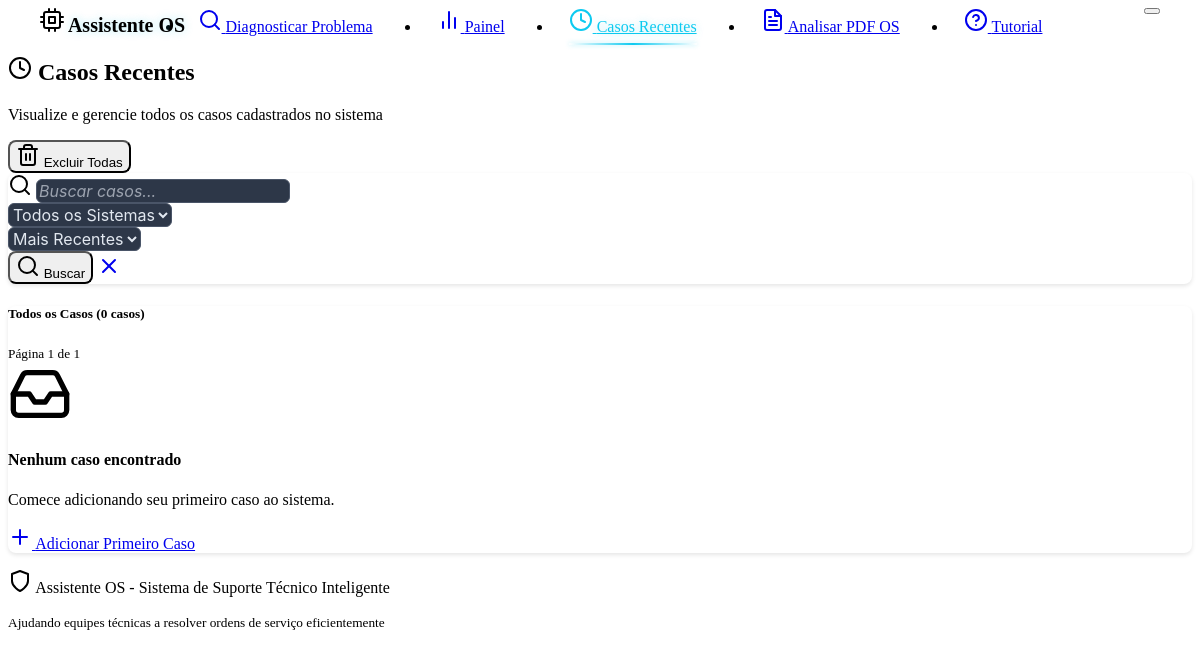
The page /recent-cases on the database as committed earlier.
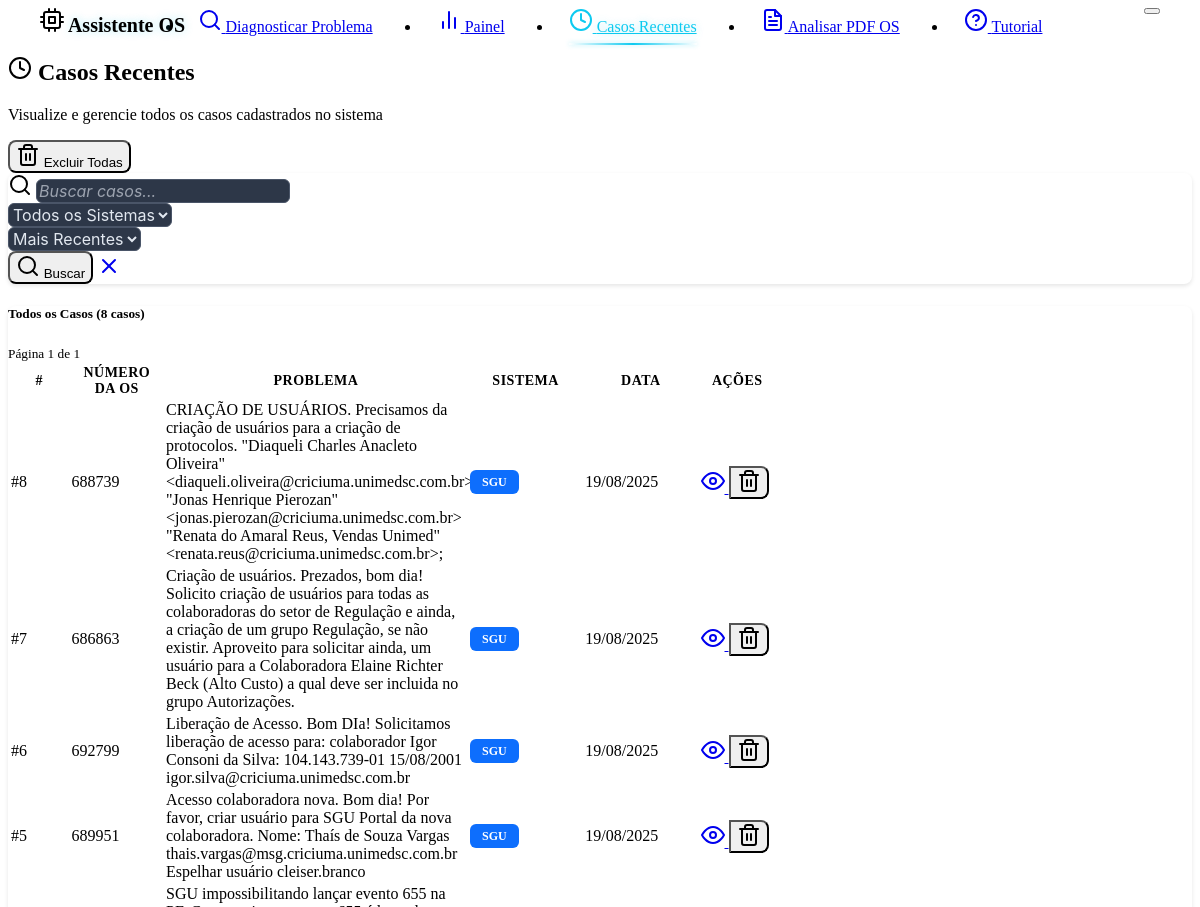
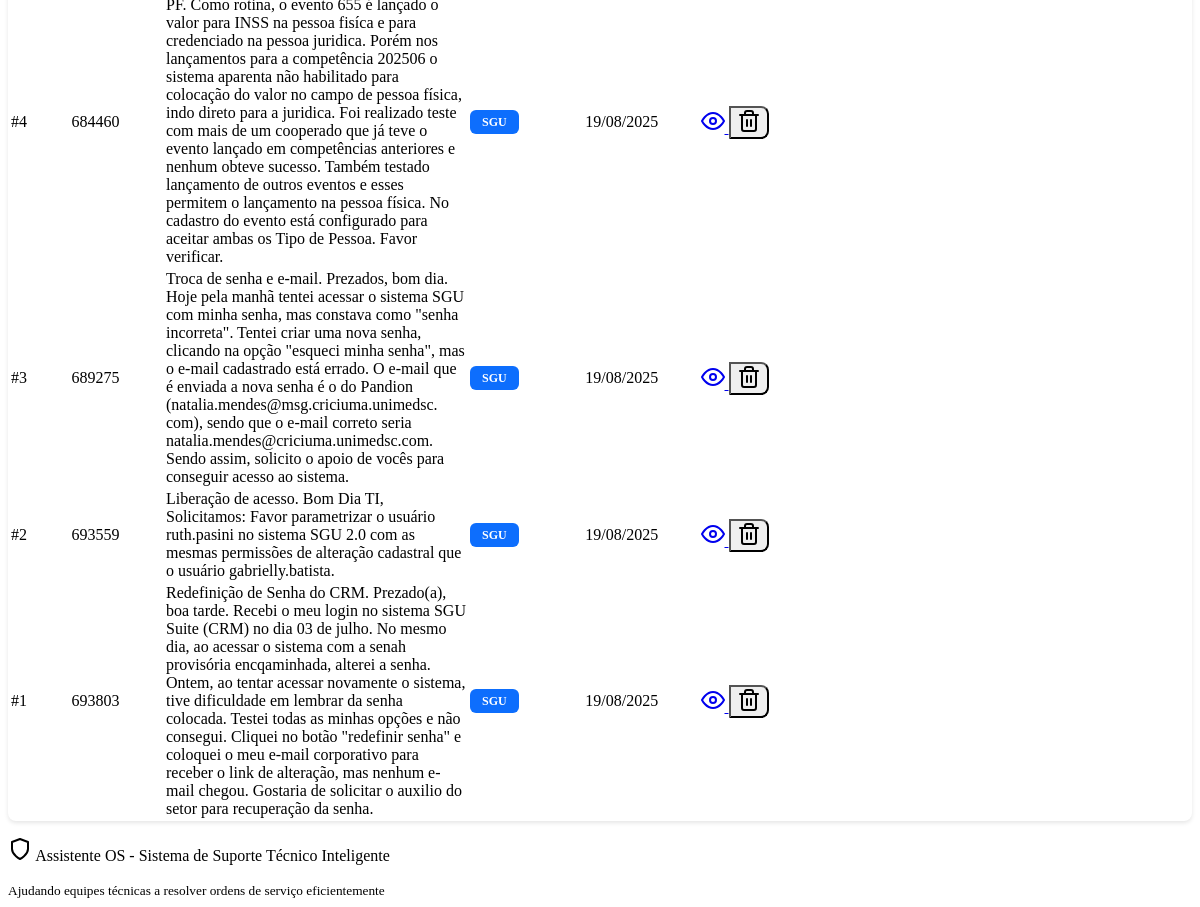
The same page on the database as committed later (2 pictures, top to bottom).
### models.py (models this page shows, shortened)
class Case(db.Model):
    __tablename__ = 'cases'
    id = db.Column(db.Integer, primary_key=True)
    os_number = db.Column(db.String(20), nullable=True)  # Número da OS extraído do PDF
    problem_description = db.Column(db.Text, nullable=False)
    solution = db.Column(db.Text, nullable=False)
    system_type = db.Column(db.String(100), default="Unknown")
    created_at = db.Column(db.DateTime, default=datetime.now)
    effectiveness_score = db.Column(db.Float, nullable=True)
    feedback_count = db.Column(db.Integer, default=0)
    tags = db.Column(db.String(500), default="")  # Stored as comma-separated string
    feedbacks = db.relationship("CaseFeedback", backref="case", cascade="all, delete-orphan")

### routes.py (the view)
@app.route('/recent-cases')
def recent_cases():
    search_query = request.args.get('search', '').strip()
    system_filter = request.args.get('system', '')
    sort_by = request.args.get('sort', 'recent')
    page = int(request.args.get('page', 1))
    per_page = 30  # Cases per page
    try:
        if search_query or system_filter:
            all_cases = case_service.search_cases(search_query, system_filter)
        else:
            all_cases = case_service.get_all_cases()
        if sort_by == 'oldest':
            all_cases = sorted(all_cases, key=lambda x: x.created_at or datetime.min)
        elif sort_by == 'system':
            all_cases = sorted(all_cases, key=lambda x: x.system_type)
        else:  # recent (default)
            all_cases = sorted(all_cases, key=lambda x: x.created_at or datetime.min, reverse=True)
        total_cases = len(all_cases)
        total_pages = (total_cases + per_page - 1) // per_page if total_cases > 0 else 1
        start_idx = (page - 1) * per_page
        end_idx = start_idx + per_page
        cases = all_cases[start_idx:end_idx]
        has_prev = page > 1
        has_next = page < total_pages
        prev_page = page - 1 if has_prev else None
        next_page = page + 1 if has_next else None
        stats = case_service.get_statistics()
        systems = case_service.get_unique_systems()
        today_cases = len([c for c in all_cases if c.created_at and c.created_at.date() == datetime.now().date()]) if all_cases else 0
        week_cases = len([c for c in all_cases if c.created_at and c.created_at >= datetime.now() - timedelta(days=7)]) if all_cases else 0
        with_feedback = len([c for c in all_cases if c.effectiveness_score is not None]) if all_cases else 0
        return render_template('recent_cases.html',
                             cases=cases,
                             search_query=search_query,
                             system_filter=system_filter,
                             sort_by=sort_by,
                             systems=systems,
                             current_page=page,
                             total_pages=total_pages,
                             total_cases=total_cases,
                             has_prev=has_prev,
                             has_next=has_next,
                             prev_page=prev_page,
                             next_page=next_page,
                             today_cases=today_cases,
                             week_cases=week_cases,
                             with_feedback=with_feedback)
    except Exception as e:
        logging.error(f"Error loading recent cases: {str(e)}")
        flash(f'Error loading cases: {str(e)}', 'error')
        return render_template('recent_cases.html', cases=[], systems=[], total_cases=0, total_pages=1, current_page=1, has_prev=False, has_next=False)

### templates/recent_cases.html (shortened to what this page needs)
{% extends "base.html" %}
{% block content %}
<div class="row mb-4">
    <div class="col-12">
        <div class="d-flex justify-content-between align-items-center">
            <div>
                <h2 class="mb-1">
                    <i data-feather="clock" class="me-2"></i>
                    Casos Recentes
                </h2>
                <p class="text-muted mb-0">Visualize e gerencie todos os casos cadastrados no sistema</p>
            </div>
            <div class="d-flex gap-2">
                <button type="button"
                        class="btn btn-outline-danger"
                        onclick="confirmDeleteAll()"
                        title="Excluir todos os casos">
                    <i data-feather="trash-2" class="me-2"></i>
                    Excluir Todas
                </button>
            </div>
        </div>
    </div>
</div>
<div class="card mb-4">
    <div class="card-body">
        <form method="GET" action="{{ url_for('recent_cases') }}" class="row g-3">
            <div class="col-md-5">
                <div class="input-group">
                    <span class="input-group-text">
                        <i data-feather="search"></i>
                    </span>
                    <input type="text"
                           class="form-control"
                           name="search"
                           value="{{ search_query or '' }}"
                           placeholder="Buscar casos...">
                </div>
            </div>
            <div class="col-md-3">
                <select class="form-select" name="system">
                    <option value="">Todos os Sistemas</option>
                </select>
            </div>
            <div class="col-md-2">
                <select class="form-select" name="sort">
                    <option value="recent" {{ 'selected' if sort_by == 'recent' else '' }}>Mais Recentes</option>
                </select>
            </div>
            <div class="col-md-2">
                <div class="d-flex gap-1">
                    <button type="submit" class="btn btn-outline-primary">
                        <i data-feather="search"></i>
                        Buscar
                    </button>
                    <a href="{{ url_for('recent_cases') }}" class="btn btn-outline-secondary">
                        <i data-feather="x"></i>
                    </a>
                </div>
            </div>
        </form>
    </div>
</div>
<div class="row">
    <div class="col-12">
        <div class="card">
            <div class="card-header d-flex justify-content-between align-items-center">
                <h5 class="mb-0">
                    {% if search_query or system_filter %}
                        Resultados da Busca ({{ total_cases }} casos encontrados)
                    {% else %}
                        Todos os Casos ({{ total_cases }} casos)
                    {% endif %}
                </h5>
                <div class="d-flex align-items-center gap-2">
                    <small class="text-muted">Página {{ current_page }} de {{ total_pages }}</small>
                </div>
            </div>
            <div class="card-body p-0">
                {% if cases %}
                <div class="table-responsive">
                    <table class="table table-hover mb-0">
                        <thead class="table-dark">
                            <tr>
                                <th scope="col" style="width: 50px;">#</th>
                                <th scope="col" style="width: 80px;">Número da OS</th>
                                <th scope="col" style="width: 40%;">Problema</th>
                                <th scope="col" style="width: 15%;">Sistema</th>
                                <th scope="col" style="width: 15%;">Data</th>
                                <th scope="col" style="width: 10%;" class="text-center">Ações</th>
                            </tr>
                        </thead>
                        <tbody>
                            {% for case in cases %}
                            <tr>
                                <td class="fw-bold text-primary">#{{ case.id }}</td>
                                <td>
                                    {% if case.os_number %}
                                        {{ case.os_number }}
                                    {% else %}
                                        <span class="text-muted">-</span>
                                    {% endif %}
                                </td>
                                <td>
                                    <div class="text-truncate" style="max-width: 300px;" title="{{ case.problem_description }}">
                                        {{ case.problem_description }}
                                    </div>
                                </td>
                                <td>
                                    <span class="badge system-badge" data-system="{{ case.system_type }}">{{ case.system_type }}</span>
                                </td>
                                <td class="text-muted small">
                                    {{ case.created_at.strftime('%d/%m/%Y') if case.created_at else '-' }}
                                </td>
                                <td class="text-center">
                                    <div class="btn-group btn-group-sm" role="group">
                                        <a href="{{ url_for('view_case', case_id=case.id) }}"
                                           class="btn btn-outline-primary btn-sm"
                                           title="Ver Detalhes">
                                            <i data-feather="eye"></i>
                                        </a>
                                        <button type="button"
                                                class="btn btn-outline-danger btn-sm"
                                                onclick="confirmDelete({{ case.id }})"
                                                title="Excluir">
                                            <i data-feather="trash-2"></i>
                                        </button>
                                    </div>
                                </td>
                            </tr>
                            {% endfor %}
                        </tbody>
                    </table>
                </div>
                {% else %}
                <div class="text-center py-5">
                    <i data-feather="inbox" style="width: 64px; height: 64px; color: var(--bs-secondary);"></i>
                    <h4 class="mt-3 mb-2">Nenhum caso encontrado</h4>
                    {% if search_query or system_filter %}
                        <p class="text-muted mb-3">Nenhum caso corresponde aos critérios de busca.</p>
                        <a href="{{ url_for('recent_cases') }}" class="btn btn-outline-primary">
                            <i data-feather="refresh-cw" class="me-1"></i>
                            Ver Todos os Casos
                        </a>
                    {% else %}
                        <p class="text-muted mb-3">Comece adicionando seu primeiro caso ao sistema.</p>
                        <a href="{{ url_for('add_case_form') }}" class="btn btn-primary">
                            <i data-feather="plus" class="me-1"></i>
                            Adicionar Primeiro Caso
                        </a>
                    {% endif %}
                </div>
                {% endif %}
            </div>
        </div>
    </div>
</div>
{% endblock %}

### templates/base.html (shortened to what this page needs)
<!DOCTYPE html>
<html lang="en" data-bs-theme="dark" class="h-100">
<head>
    <link href="https://cdn.replit.com/agent/bootstrap-agent-dark-theme.min.css" rel="stylesheet">
    <link rel="stylesheet" href="{{ url_for('static', filename='style.css') }}">
</head>
<body class="d-flex flex-column h-100">
    <nav class="navbar navbar-expand-lg navbar-dark bg-dark border-bottom">
        <div class="container-fluid">
            <div class="navbar-brand d-flex align-items-center">
                <i data-feather="cpu" class="me-2"></i>
                <span class="fw-bold navbar-brand-glow">Assistente OS</span>
            </div>
            <button class="navbar-toggler" type="button" data-bs-toggle="collapse" data-bs-target="#navbarNav">
            </button>
            <div class="collapse navbar-collapse" id="navbarNav">
                <ul class="navbar-nav mx-auto">
                    <li class="nav-item">
                        <a class="nav-link{% if request.endpoint == 'index' %} active{% endif %}" href="{{ url_for('index') }}">
                            <i data-feather="search" class="me-1"></i>
                            Diagnosticar Problema
                        </a>
                    </li>
                    <li class="nav-item">
                        <a class="nav-link{% if request.endpoint == 'dashboard' %} active{% endif %}" href="{{ url_for('dashboard') }}">
                            <i data-feather="bar-chart-2" class="me-1"></i>
                            Painel
                        </a>
                    </li>
                    <li class="nav-item">
                        <a class="nav-link{% if request.endpoint == 'recent_cases' %} active{% endif %}" href="{{ url_for('recent_cases') }}">
                            <i data-feather="clock" class="me-1"></i>
                            Casos Recentes
                        </a>
                    </li>
                    <li class="nav-item">
                        <a class="nav-link{% if request.endpoint in ['analyze_os_pdf_form', 'analyze_os_pdf'] %} active{% endif %}" href="{{ url_for('analyze_os_pdf_form') }}">
                            <i data-feather="file-text" class="me-1"></i>
                            Analisar PDF OS
                        </a>
                    </li>
                    <li class="nav-item">
                        <a class="nav-link{% if request.endpoint == 'tutorial' %} active{% endif %}" href="{{ url_for('tutorial') }}">
                            <i data-feather="help-circle" class="me-1"></i>
                            Tutorial
                        </a>
                    </li>
                </ul>
            </div>
        </div>
    </nav>
    <main class="container my-4 flex-shrink-0">
        {% block content %}{% endblock %}
    </main>
    <footer class="bg-dark border-top mt-auto py-4">
        <div class="container text-center text-muted">
            <p class="mb-0">
                <i data-feather="shield" class="me-1"></i>
                Assistente OS - Sistema de Suporte Técnico Inteligente
            </p>
            <small>Ajudando equipes técnicas a resolver ordens de serviço eficientemente</small>
        </div>
    </footer>
</body>
</html>

Rows that differ between the two databases and show on the page:
added Case: id "8", os_number "688739", problem_description "CRIAÇÃO DE USUÁRIOS. Precisamos da criação de usuários para a criação de protocolos. \"Diaqueli Charles Anacleto Oliveira\" <diaqueli.oliveira@criciuma.unimedsc.com.br> \"Jonas Henrique Pierozan\" <jonas.pierozan@criciuma.unimedsc.com.br> \"Renata do Amaral Reus, Vendas Unimed\" <renata.reus@criciuma.unimedsc.com.br>;", system_type "SGU", created_at "19/08/2025"
added Case: id "7", os_number "686863", problem_description "Criação de usuários. Prezados, bom dia! Solicito criação de usuários para todas as colaboradoras do setor de Regulação e ainda, a criação de um grupo Regulação, se não existir. Aproveito para solicitar ainda, um usuário para a Colaboradora Elaine Richter Beck (Alto Custo) a qual deve ser incluida no grupo Autorizações.", system_type "SGU", created_at "19/08/2025"
added Case: id "6", os_number "692799", problem_description "Liberação de Acesso. Bom DIa! Solicitamos liberação de acesso para: colaborador Igor Consoni da Silva: 104.143.739-01 15/08/2001 igor.silva@criciuma.unimedsc.com.br", system_type "SGU", created_at "19/08/2025"
added Case: id "5", os_number "689951", problem_description "Acesso colaboradora nova. Bom dia! Por favor, criar usuário para SGU Portal da nova colaboradora. Nome: Thaís de Souza Vargas thais.vargas@msg.criciuma.unimedsc.com.br Espelhar usuário cleiser.branco", system_type "SGU", created_at "19/08/2025"
added Case: id "4", os_number "684460", problem_description "SGU impossibilitando lançar evento 655 na PF. Como rotina, o evento 655 é lançado o valor para INSS na pessoa fisíca e para credenciado na pessoa juridica. Porém nos lançamentos para a competência 202506 o sistema aparenta não habilitado para colocação do valor no campo de pessoa física, indo direto para a juridica. Foi realizado teste com mais de um cooperado que já teve o evento lançado em competências anteriores e nenhum obteve sucesso. Também testado lançamento de outros eventos e esses permitem o lançamento na pessoa física. No cadastro do evento está configurado para aceitar ambas os Tipo de Pessoa. Favor verificar.", system_type "SGU", created_at "19/08/2025"
added Case: id "3", os_number "689275", problem_description "Troca de senha e e-mail. Prezados, bom dia. Hoje pela manhã tentei acessar o sistema SGU com minha senha, mas constava como \"senha incorreta\". Tentei criar uma nova senha, clicando na opção \"esqueci minha senha\", mas o e-mail cadastrado está errado. O e-mail que é enviada a nova senha é o do Pandion (natalia.mendes@msg.criciuma.unimedsc. com), sendo que o e-mail correto seria natalia.mendes@criciuma.unimedsc.com. Sendo assim, solicito o apoio de vocês para conseguir acesso ao sistema.", system_type "SGU", created_at "19/08/2025"
added Case: id "2", os_number "693559", problem_description "Liberação de acesso. Bom Dia TI, Solicitamos: Favor parametrizar o usuário ruth.pasini no sistema SGU 2.0 com as mesmas permissões de alteração cadastral que o usuário gabrielly.batista.", system_type "SGU", created_at "19/08/2025"
added Case: id "1", os_number "693803", problem_description "Redefinição de Senha do CRM. Prezado(a), boa tarde. Recebi o meu login no sistema SGU Suite (CRM) no dia 03 de julho. No mesmo dia, ao acessar o sistema com a senah provisória encqaminhada, alterei a senha. Ontem, ao tentar acessar novamente o sistema, tive dificuldade em lembrar da senha colocada. Testei todas as minhas opções e não consegui. Cliquei no botão \"redefinir senha\" e coloquei o meu e-mail corporativo para receber o link de alteração, mas nenhum e-mail chegou. Gostaria de solicitar o auxilio do setor para recuperação da senha.", system_type "SGU", created_at "19/08/2025"
Other text that changed with them:
{{ total_cases }}: "0" → "8"
text no longer shown: "Nenhum caso encontrado Comece adicionando seu primeiro caso ao sistema. Adicionar Primeiro Caso"
text now shown: "# NÚMERO DA OS PROBLEMA SISTEMA DATA AÇÕES"
